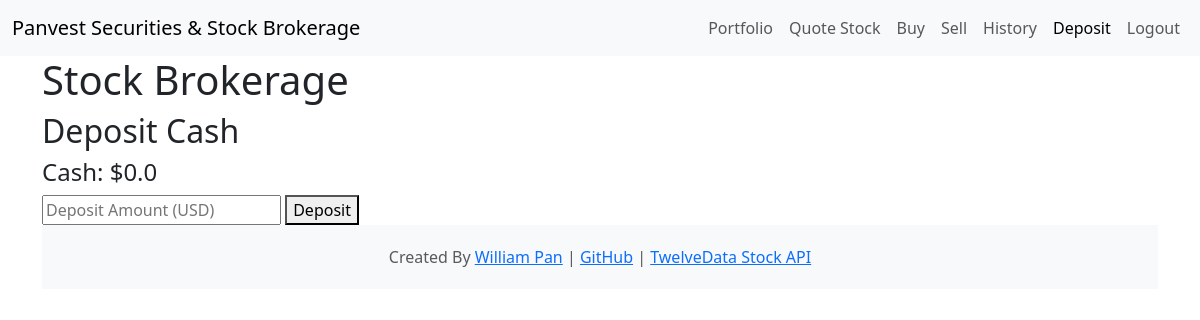
The app's page /deposit (signed in), older data.
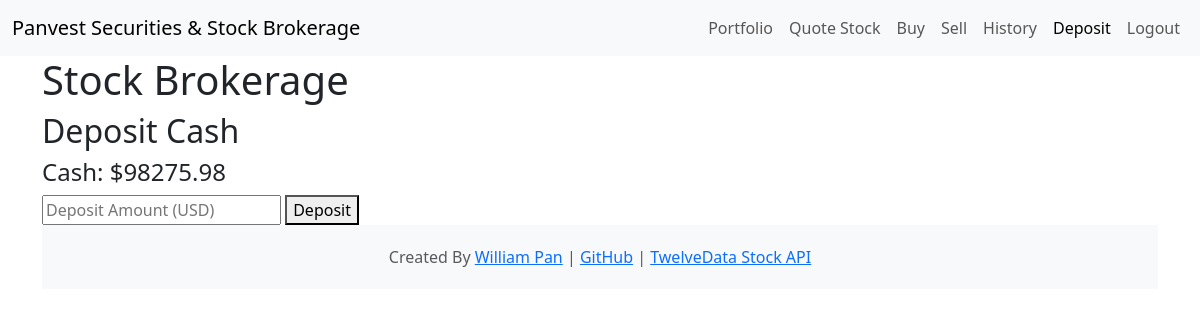
The same page, newer data.
### app.py (models this page shows)
class User(db.Model):
    id = db.Column(db.Integer, primary_key=True)
    username = db.Column(db.String(80), unique=True, nullable=False)
    hash_password = db.Column(db.String(128), nullable=False)
    cash = db.Column(db.Float, default=0.0, nullable =False)

### app.py (the view)
@app.route("/deposit", methods=["GET","POST"])
@require_login
def depsoit():
    if request.method == "POST":
        cash_to_deposit = request.form.get("cash_to_deposit")
        user = db.session.execute(db.select(User).filter_by(id=session["user_id"])).scalar_one_or_none()
        current_cash = round(user.cash, 2)
        new_cash = round(current_cash + float(cash_to_deposit), 2)
        user.cash = new_cash
        db.session.commit()
        return redirect("/")
    else:
        user = db.session.execute(db.select(User).filter_by(id=session["user_id"])).scalar_one_or_none()
        current_cash = user.cash
        return render_template("deposit.html", current_cash=current_cash, active_page='deposit')

### app.py (called while the page is built)
@app.after_request
def after_request(response):
    response.headers["Cache-Control"] = "no-cache, no-store, must-revalidate"
    response.headers["Expires"] = 0
    response.headers["Pragma"] = "no-cache"
    return response

### login.py (called while the page is built)
def require_login(function):
    @wraps(function)
    def decorated_function(*args, **kwargs):
        if session.get("user_id") is None:
            return redirect("/login")
        return function(*args, **kwargs)
    return decorated_function

### templates/deposit.html (shortened to what this page needs)
{% extends "base.html" %}
{% block header %}
    Deposit Cash
{% endblock %}
{% block body %}
<h4>Cash: ${{current_cash}}</h4>
<form action="/deposit" method="post">
    <input autocomplete="off" name="cash_to_deposit" placeholder="Deposit Amount (USD)" type="number" step = "0.01" min="0" required>
    <button type="submit">Deposit</button>
</form>
{% endblock %}

Row changes from the older to the newer data that the page shows:
changed User: cash "0.0" → "98275.98"
